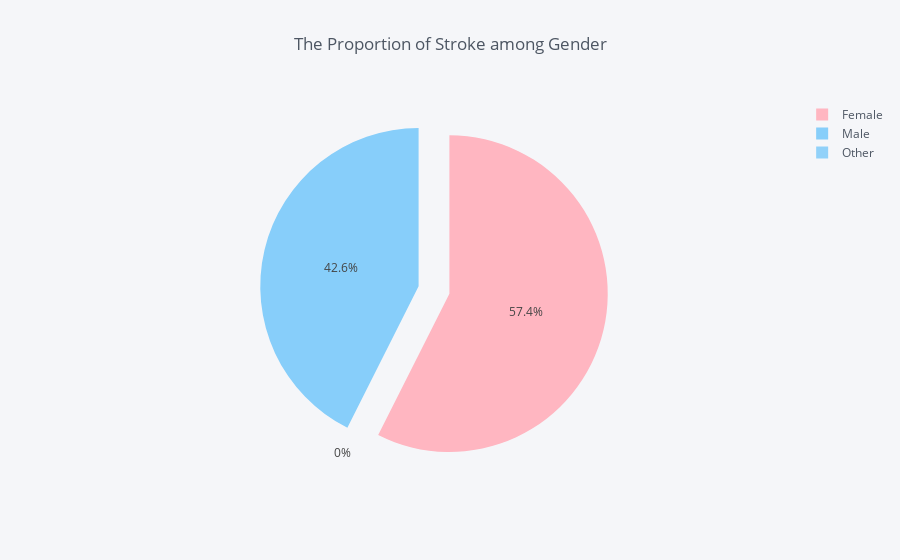

The cell this chart's notebook holds for it:
### Markdown cell above
##The Proportion of Stroke among Gender

### Code cell
gender = df.groupby(df['gender'])['stroke'].sum()
df_gender = pd.DataFrame({'labels': gender.index,'values': gender.values})
colors = ['lightpink', 'lightskyblue']
df_gender.iplot(kind='pie',labels='labels',values='values', title='The Proportion of Stroke among Gender', colors = colors,pull=[0.1, 0.1, 0.1, 0.2])

### Figure 1 — Plotly figure (JSON) as saved in the notebook; plotly's stock layout.template omitted (floating-point values rounded to 4 significant figures)
{"data": [{"labels": ["Female", "Male", "Other"], "marker": {"colors": ["rgba(255, 182, 193, 1.0)", "rgba(135, 206, 250, 1.0)", "rgba(135, 206, 250, 0.8999999999999999)"]}, "name": "", "pull": [0.1, 0.1, 0.1, 0.2], "values": [116, 86, 0], "type": "pie"}], "layout": {"legend": {"bgcolor": "#F5F6F9", "font": {"color": "#4D5663"}}, "paper_bgcolor": "#F5F6F9", "plot_bgcolor": "#F5F6F9", "titlefont": {"color": "#4D5663"}, "title": "The Proportion of Stroke among Gender"}}
